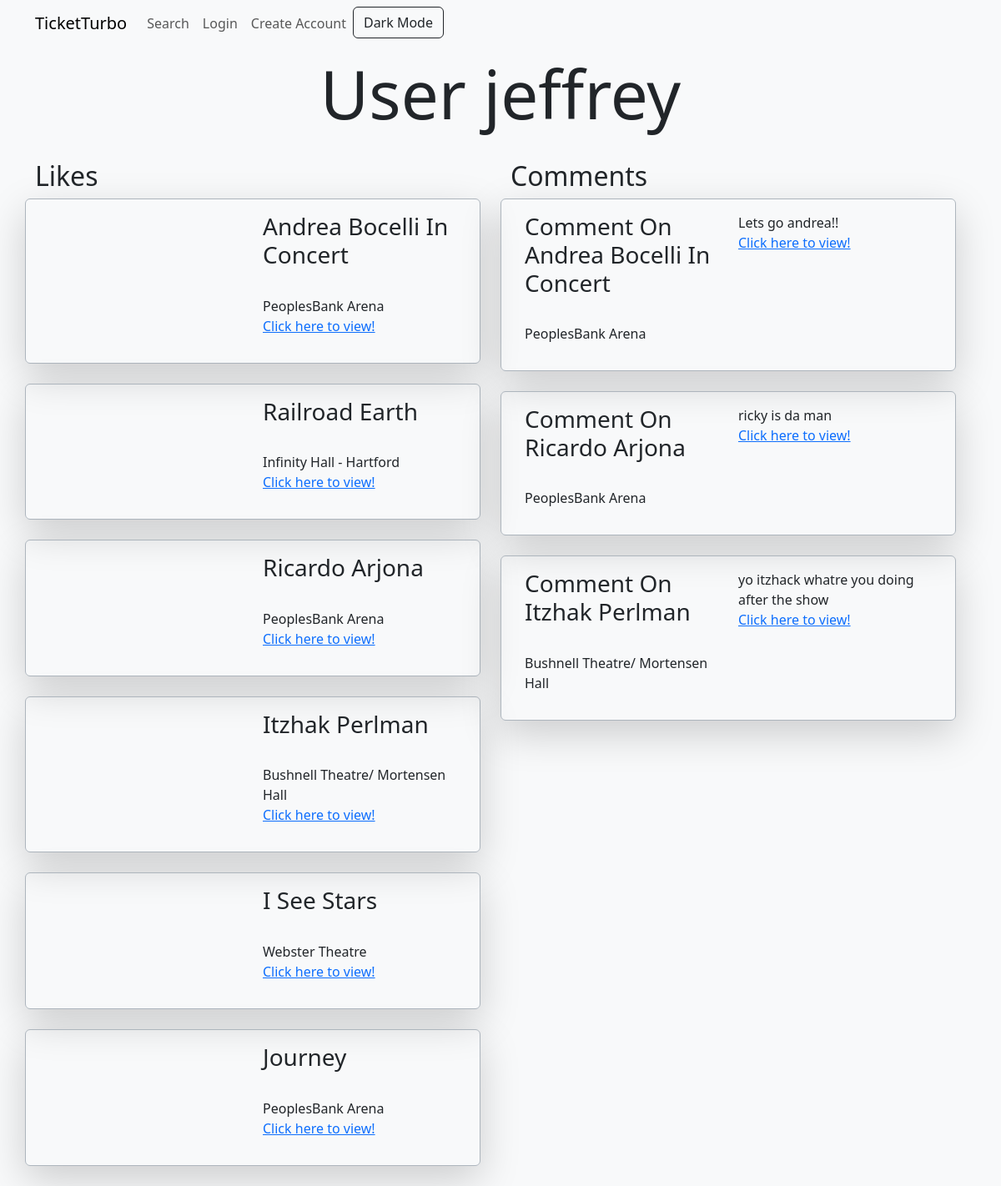
Page /user/4 on the committed database.
### Ticketmaster/models.py (models this page shows)
class Events(models.Model):
    eventId = models.CharField(max_length = 20, primary_key=True)
    actName = models.CharField(max_length=100)
    location = models.CharField(max_length=100)
    address = models.CharField(max_length=100)
    city = models.CharField(max_length=100)
    stateCode = models.CharField(max_length=2)
    dateString = models.CharField(max_length=100, default='Date TBD')
    timeString = models.CharField(max_length=100, default='Time TBD')
    photo = models.URLField()
    link = models.URLField()

class Comments(models.Model):
    user = models.ForeignKey(User, on_delete=models.CASCADE)
    event = models.ForeignKey(Events, on_delete=models.CASCADE)
    comment = models.TextField()

### Ticketmaster/views.py (the view)
# urls.py: path('user/<user_id>', views.user_view, name="user_view"),
def user_view(request, user_id):
    if not User.objects.filter(id=user_id).exists():
        context = {'user_id': user_id}
        return render(request, 'user-dne.html', context)
    userRaw = User.objects.get(id=user_id)
    user = {
        'id':str(userRaw.id),
        'username':userRaw.username,
    }
    commented='no'
    liked='no'
    comments=[]
    likes=[]
    if Comments.objects.filter(user_id=user_id).exists():
        commentsRaw = Comments.objects.filter(user_id=user_id)
        for c in commentsRaw:
            comment = {
                'actName':c.event.actName,
                'location':c.event.location,
                'eventId':str(c.event.eventId),
                'comment':c.comment,
            }
            comments.append(comment)
        commented = 'yes'
    if Likes.objects.filter(user_id=user_id).exists():
        likesRaw = Likes.objects.filter(user_id=user_id)
        for l in likesRaw:
            like = {
                'actName':l.event.actName,
                'location':l.event.location,
                'eventId':str(l.event.eventId),
                'photo':l.event.photo,
            }
            likes.append(like)
        liked = 'yes'
    context = {'user_query':user, 'comments':comments, 'commented':commented, 'likes':likes, 'liked':liked}
    return render(request, 'user-view.html', context)

### templates/user-view.html (shortened to what this page needs)
{% extends 'site-base.html' %}
{% block content %}
    <div class=" text-center container-fluid bg-light text-dark ld">
        <div class="container pb-3 pt-5 mt-3">
            <h1 class="display-1">User {{ user_query.username }}</h1>
        </div>
    </div>
    <div class="container mt-2">
    <div class="row">
        <div class="col-md-6"><h2>Likes</h2>
            {% if liked == 'yes'%}
                {% for like in likes %}
                    <div class="container border border-dark-subtle shadow-lg p-3 rounded mb-4 row">
                        <div class="col-lg-6">
                        </div>
                        <div class="col-lg-6">
                            <h3>{{ like.actName }}</h3><br>
                            <p>{{ like.location }}<br>
                            <a href="{% url 'event_view' like.eventId %}">Click here to view!</a></p>
                        </div>
                    </div>
                {% endfor %}
            {% endif %}
        </div>
        <div class="col-md-6"><h2>Comments</h2>
            {% if commented == 'yes'%}
                {% for comment in comments %}
                    <div class="container border border-dark-subtle shadow-lg p-3 rounded mb-4 row">
                        <div class="col-lg-6">
                            <h3>Comment On {{ comment.actName }}</h3><br>
                            <p>{{ comment.location }}</p>
                        </div>
                        <div class="col-lg-6">
                            <p>{{ comment.comment }}<br>
                                <a href="{% url 'event_view' comment.eventId %}">Click here to view!</a></p>
                        </div>
                    </div>
                {% endfor %}
            {% endif %}
        </div>
    </div>
    </div>
{% endblock %}

### templates/site-base.html (shortened to what this page needs)
<!DOCTYPE html>
<html lang="en">
    <head>
        <link href="https://cdn.jsdelivr.net/npm/bootstrap@5.3.8/dist/css/bootstrap.min.css" rel="stylesheet">
        <link rel="stylesheet" href="https://cdn.jsdelivr.net/npm/bootstrap-icons@1.13.1/font/bootstrap-icons.min.css">
    </head>
    <body class="ld-s">
    <div class="container-fluid">
        <nav class="navbar navbar-expand-lg navbar-light text-dark bg-light fixed-top ld ld-nav">
        <div class="container">
            <a class="navbar-brand" href="#">TicketTurbo</a>
  <div class="collapse navbar-collapse" id="navbarNav">
    <ul class="navbar-nav">
      <li class="nav-item active">
        <a class="nav-link" href="{% url 'search' %}">Search</a>
      </li>
        {% if not user.is_authenticated %}
      <li class="nav-item">
        <a class="nav-link" href="{% url 'login_view' %}">Login</a>
      </li>
      <li class="nav-item">
        <a class="nav-link" href="{% url 'createaccount' %}">Create Account</a>
      </li>
            {% else %}
            <li class="nav-item">
                <a class="nav-link" href="{% url 'logout_view' %}">Logout</a>
              </li>
        {% endif %}
        <li class="nav-item">
            <form action="{% url 'ld_set' %}" method="post">
                <input type="submit" id="light-dark" class="btn btn-outline-dark" value="Dark Mode">
            </form>
        </li>
    </ul>
  </div>
        </div>
</nav>
    </div>
    {% block content %}
    {% endblock %}
    </body>
</html>

### rows in the picture
Events: actName "Andrea Bocelli In Concert", location "PeoplesBank Arena", actName "Andrea Bocelli In Concert", location "PeoplesBank Arena"
Events: actName "Railroad Earth", location "Infinity Hall - Hartford"
Events: actName "Ricardo Arjona", location "PeoplesBank Arena", actName "Ricardo Arjona", location "PeoplesBank Arena"
Events: actName "Itzhak Perlman", location "Bushnell Theatre/ Mortensen Hall", actName "Itzhak Perlman", location "Bushnell Theatre/ Mortensen Hall"
Events: actName "I See Stars", location "Webster Theatre"
Events: actName "Journey", location "PeoplesBank Arena"
Comments: comment "Lets go andrea!!"
Comments: comment "ricky is da man"
Comments: comment "yo itzhack whatre you doing after the show"

### other values in the picture
{{ user_query.username }} "jeffrey"
